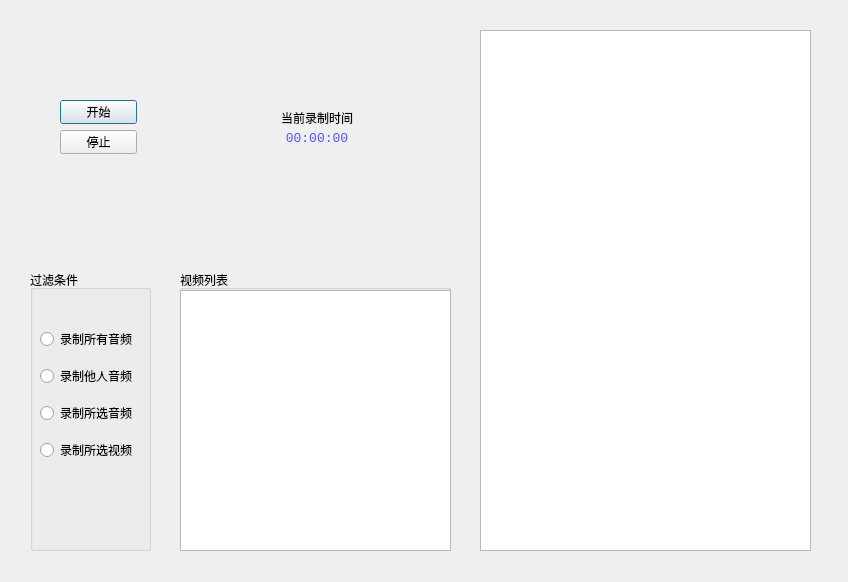
<?xml version="1.0" encoding="UTF-8"?>
<ui version="4.0">
 <class>ExportCbDialog</class>
 <widget class="QDialog" name="ExportCbDialog">
  <property name="geometry">
   <rect>
    <x>0</x>
    <y>0</y>
    <width>848</width>
    <height>582</height>
   </rect>
  </property>
  <property name="windowTitle">
   <string>导出到回调接口</string>
  </property>
  <widget class="QPlainTextEdit" name="consoleTextEdit">
   <property name="geometry">
    <rect>
     <x>480</x>
     <y>30</y>
     <width>331</width>
     <height>521</height>
    </rect>
   </property>
   <property name="font">
    <font>
     <family>Consolas</family>
     <pointsize>10</pointsize>
    </font>
   </property>
  </widget>
  <widget class="QGroupBox" name="groupBox">
   <property name="geometry">
    <rect>
     <x>30</x>
     <y>270</y>
     <width>121</width>
     <height>281</height>
    </rect>
   </property>
   <property name="title">
    <string>过滤条件</string>
   </property>
   <widget class="QWidget" name="layoutWidget">
    <property name="geometry">
     <rect>
      <x>10</x>
      <y>50</y>
      <width>101</width>
      <height>151</height>
     </rect>
    </property>
    <layout class="QVBoxLayout" name="verticalLayout">
     <item>
      <widget class="QRadioButton" name="allAudioRadioButton">
       <property name="text">
        <string>录制所有音频</string>
       </property>
       <attribute name="buttonGroup">
        <string notr="true">filterButtonGroup</string>
       </attribute>
      </widget>
     </item>
     <item>
      <widget class="QRadioButton" name="allButMeAudioRadioButton">
       <property name="text">
        <string>录制他人音频</string>
       </property>
       <attribute name="buttonGroup">
        <string notr="true">filterButtonGroup</string>
       </attribute>
      </widget>
     </item>
     <item>
      <widget class="QRadioButton" name="selectAudioRadioButton">
       <property name="text">
        <string>录制所选音频</string>
       </property>
       <attribute name="buttonGroup">
        <string notr="true">filterButtonGroup</string>
       </attribute>
      </widget>
     </item>
     <item>
      <widget class="QRadioButton" name="selectVideoRadioButton">
       <property name="text">
        <string>录制所选视频</string>
       </property>
       <attribute name="buttonGroup">
        <string notr="true">filterButtonGroup</string>
       </attribute>
      </widget>
     </item>
    </layout>
   </widget>
  </widget>
  <widget class="QGroupBox" name="groupBox_2">
   <property name="geometry">
    <rect>
     <x>180</x>
     <y>270</y>
     <width>271</width>
     <height>281</height>
    </rect>
   </property>
   <property name="title">
    <string>视频列表</string>
   </property>
   <widget class="QListWidget" name="videoList">
    <property name="geometry">
     <rect>
      <x>0</x>
      <y>20</y>
      <width>271</width>
      <height>261</height>
     </rect>
    </property>
   </widget>
  </widget>
  <widget class="QWidget" name="">
   <property name="geometry">
    <rect>
     <x>280</x>
     <y>110</y>
     <width>74</width>
     <height>35</height>
    </rect>
   </property>
   <layout class="QVBoxLayout" name="verticalLayout_3">
    <item>
     <widget class="QLabel" name="label">
      <property name="text">
       <string>当前录制时间</string>
      </property>
      <property name="alignment">
       <set>Qt::AlignCenter</set>
      </property>
     </widget>
    </item>
    <item>
     <widget class="QLabel" name="timeLabel">
      <property name="font">
       <font>
        <family>Consolas</family>
        <pointsize>10</pointsize>
       </font>
      </property>
      <property name="styleSheet">
       <string notr="true">color: rgb(85, 85, 255);</string>
      </property>
      <property name="text">
       <string>00:00:00</string>
      </property>
      <property name="alignment">
       <set>Qt::AlignCenter</set>
      </property>
     </widget>
    </item>
   </layout>
  </widget>
  <widget class="QWidget" name="">
   <property name="geometry">
    <rect>
     <x>60</x>
     <y>100</y>
     <width>77</width>
     <height>54</height>
    </rect>
   </property>
   <layout class="QVBoxLayout" name="verticalLayout_2">
    <item>
     <widget class="QPushButton" name="startButton">
      <property name="text">
       <string>开始</string>
      </property>
     </widget>
    </item>
    <item>
     <widget class="QPushButton" name="stopButton">
      <property name="text">
       <string>停止</string>
      </property>
     </widget>
    </item>
   </layout>
  </widget>
 </widget>
 <resources/>
 <connections/>
 <buttongroups>
  <buttongroup name="filterButtonGroup"/>
 </buttongroups>
</ui>
